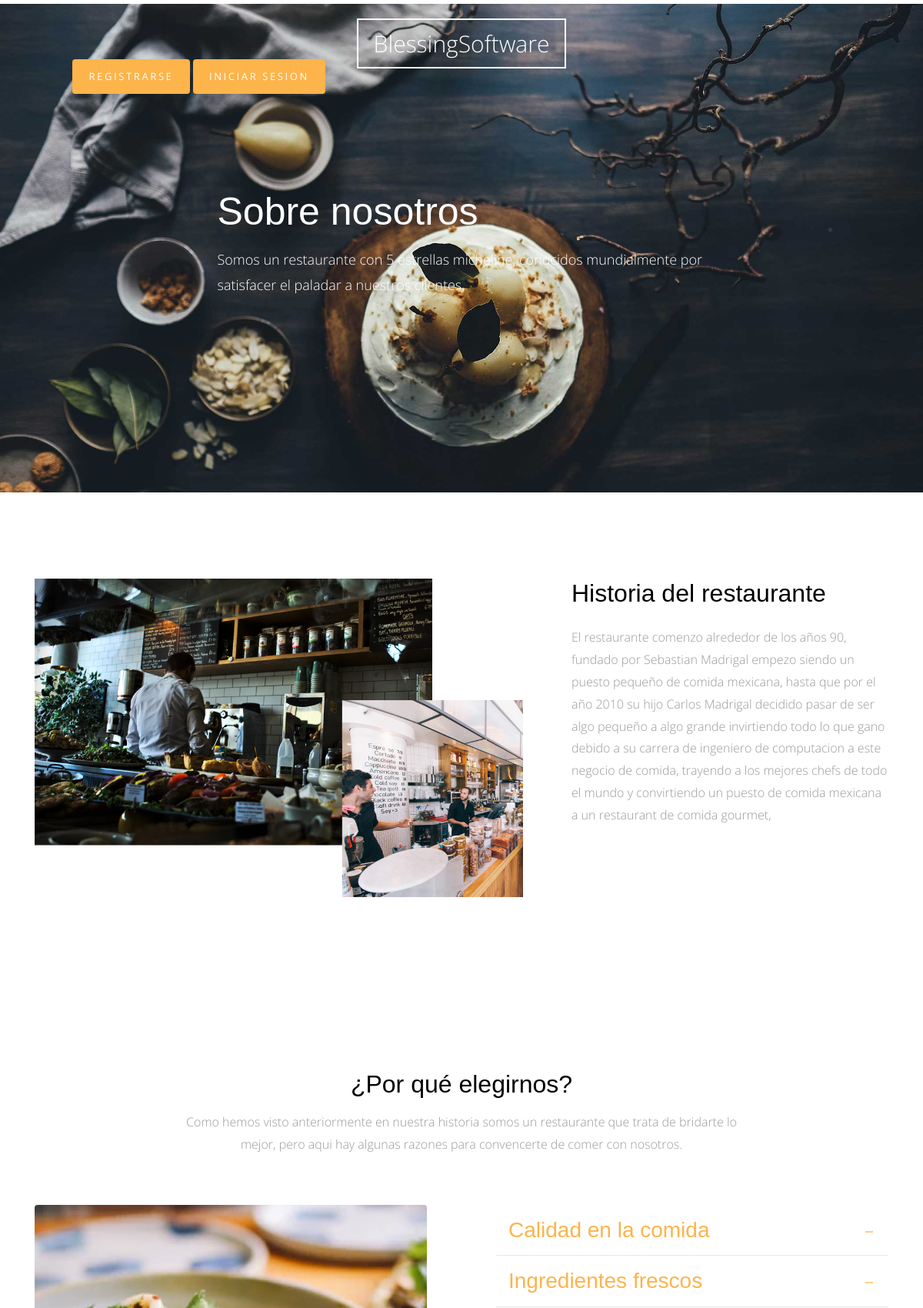
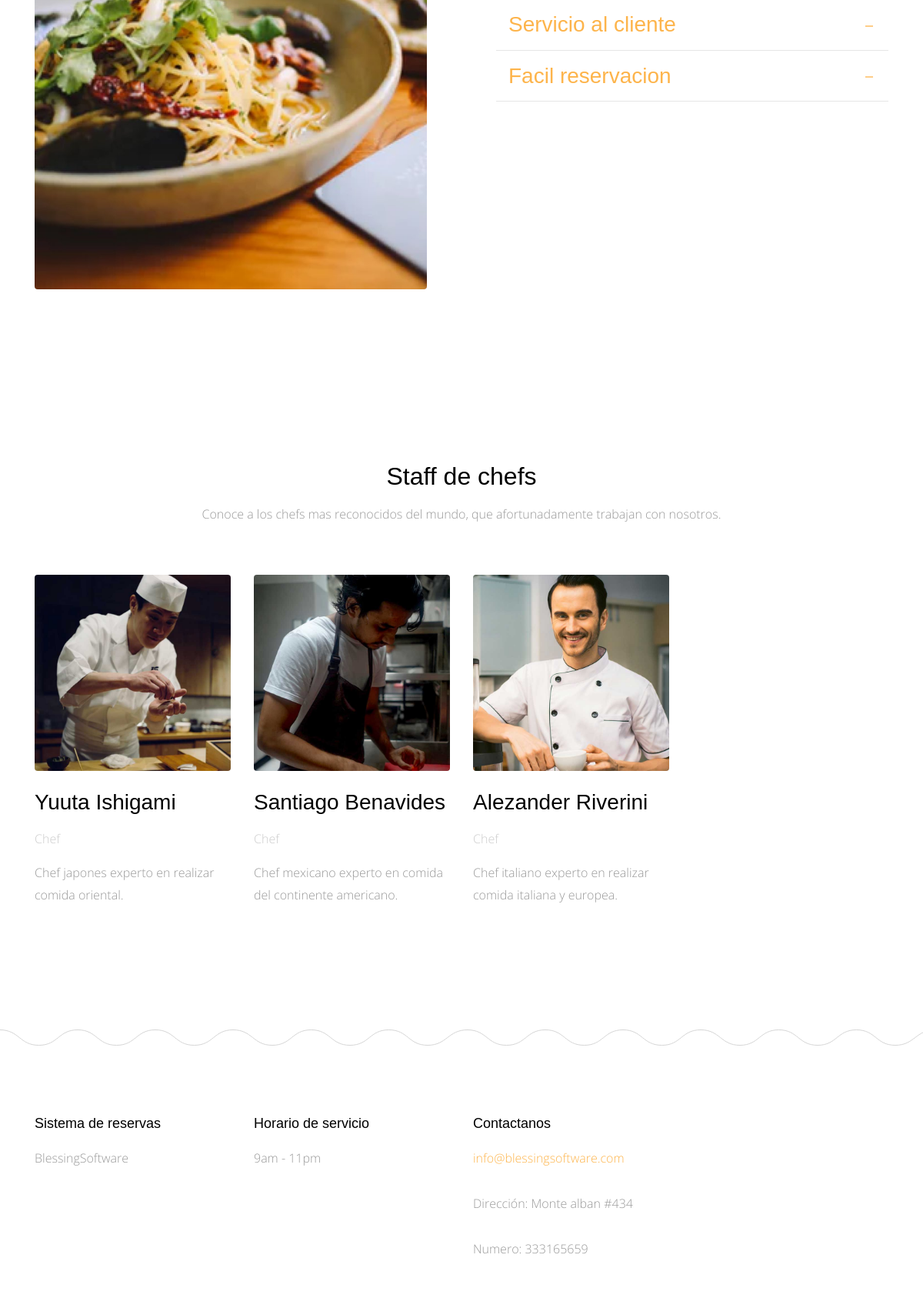
The page /about-us/ (upper part) on the database its author committed (2 pictures, top to bottom).
### aboutus/models.py (models this page shows, shortened)
class AboutUs(models.Model):
    title = models.CharField(max_length = 50)
    content = models.TextField()
    class Meta:
        verbose_name = 'Historia'
        verbose_name_plural = 'Historia'

class Why_Choose_Us(models.Model):
    title = models.CharField(max_length=50)
    content = models.TextField()
    class Meta:
        verbose_name = 'Virtud'
        verbose_name_plural = 'Virtudes'

class Chef(models.Model):
    name = models.CharField(max_length=50)
    title = models.CharField(max_length=50)
    bio = models.TextField()
    image = models.ImageField(upload_to='chef/')
    class Meta:
        verbose_name = 'staff'
        verbose_name_plural = 'staff'

### aboutus/views.py (the view)
# urls.py: path('',views.aboutus_list , name='aboutus_list' ),
def aboutus_list(request):
    about = AboutUs.objects.last()
    why_choose_us = Why_Choose_Us.objects.all()
    chef = Chef.objects.all()
    context = {
        'about' : about ,
        'why_choose_us' : why_choose_us ,
        'chef' : chef
    }
    return render(request , 'aboutus/about.html' , context)

### aboutus/templates/aboutus/about.html (shortened to what this page needs)
{% extends 'base.html' %}
{% load static %}
{% block body %}
      <div class="main-wrap">
        <div class="cover_1 cover_sm">
          <div class="img_bg" style="background-image: url({% static 'site_static/img/slider-1.jpg' %})" data-stellar-background-ratio="0.5">
            <div class="container">
              <div class="row align-items-center justify-content-center">
                <div class="col-md-7" data-aos="fade-up">
                  <h2 class="heading">Sobre nosotros</h2>
                  <p class="lead">Somos un restaurante con 5 estrellas micheline, conocidos mundialmente por satisfacer el paladar a nuestros clientes. </p>
                </div>
              </div>
            </div>
          </div>
        </div>
        <div class="section">
          <div class="container">
            <div class="row">
              <div class="col-md-7" data-aos="fade-up">
                <img src="{% static 'site_static/img/about_1.png' %}" alt="Image placeholder" class="img-fluid">
              </div>
              <div class="col-md-5 pl-md-5" data-aos="fade-up" data-aos-delay="200">
                <h2 class="mb-4">{{about.title}}</h2>
                <p>{{about.content}}</p>
              </div>
            </div>
          </div>
        </div>
        <div class="section">
          <div class="container">
            <div class="row justify-content-center mb-5" data-aos="fade-up">
              <div class="col-md-8  text-center">
                <h2 class="mb-3">¿Por qué elegirnos?</h2>
                <p class="lead">Como hemos visto anteriormente en nuestra historia somos un restaurante que trata de bridarte lo mejor, pero aqui hay algunas razones para convencerte de comer con nosotros.</p>
              </div>
            </div>
            <div class="row large-gutters">
              <div class="col-md-6"  data-aos="fade-up" data-aos-delay="200">
                <img src="{% static 'site_static/img/img_2.jpg' %}" alt="Image placeholder" class="img-fluid rounded">
              </div>
              <div class="col-md-6" data-aos="fade-up" data-aos-delay="300">
                <div class="accordion" id="accordion">
                  {% for info in why_choose_us %}
                    <div class="accordion-item">
                      <h3 class="mb-0">
                        <a class="btn-block p-3" data-toggle="collapse" href="#collapse{{info.id}}" role="button" aria-expanded="true" aria-controls="collapseOne">{{info.title}} </a>
                      </h3>
                    </div>
                  {% endfor %}
                </div>
              </div>
            </div>
          </div>
        </div>
        <div class="section">
          <div class="container">
            <div class="row justify-content-center mb-5" data-aos="fade-up">
              <div class="col-md-8  text-center">
                <h2 class="mb-3">Staff de chefs</h2>
                <p class="lead">Conoce a los chefs mas reconocidos del mundo, que afortunadamente trabajan con nosotros.</p>
              </div>
            </div>
            <div class="row">
              {% for one in chef %}
                <div class="col-md-3" data-aos="fade-up" data-aos-delay="100">
                  <img src="{{one.image.url}}" alt="Image placeholder" class="img-fluid mb-4 rounded">
                  <h3 class="mb-3">{{one.name}}</h3>
                  <p class="post-meta text-muted">{{one.title}}</p>
                  <p class="mb-5">{{one.bio}}</p>
                </div>
              {% endfor %}
            </div>
          </div>
        </div>
      </div>
      {% endblock body %}

### static/site_static/css/style.css (style rules this page uses)
html { overflow-x: hidden; }
body { background: #fff; font-family: "Open Sans", cursive; font-size: 16px; line-height: 1.8; font-weight: 300; color: #999999; }
a { -webkit-transition: .3s all ease; -o-transition: .3s all ease; transition: .3s all ease; text-decoration: none; }
h1, h2, h3, h4, h5 { color: #000; font-family: "Playfair Display", Arial, sans-serif; }
h1 a, h2 a, h3 a, h4 a, h5 a { color: #000; }
.lead { font-size: 16px; }
.section { padding: 7em 0; }
.text-muted { color: #cccccc !important; }
.cover_1 { position: relative; }
.cover_1 .lead { color: #fff; font-size: 18px; }
.cover_1 .img_bg { background-repeat: no-repeat; background-size: cover !important; background-position: center center; }
.cover_1 .img_bg, .cover_1 .img_bg > .container > .row { min-height: 700px; height: 100vh; }
.cover_1.cover_sm .img_bg, .cover_1.cover_sm .img_bg > .container > .row { min-height: 600px; height: 80vh; }
.cover_1 .heading { color: white; font-weight: 300; font-size: 30px; line-height: 1.5; }
@media (min-width: 768px) { .cover_1 .heading { font-size: 50px; line-height: 1.5; } }
.large-gutters { margin-right: -45px; margin-left: -45px; }
.large-gutters > [class*="col-"] { padding-right: 45px; padding-left: 45px; }
.accordion .btn-block { position: relative; border-bottom: 1px solid #e6e6e6; }
.accordion .btn-block[aria-expanded="true"] { color: #fdb44b; }

### rows shown on the page
AboutUs: title "Historia del restaurante", content "El restaurante comenzo alrededor de los años 90, fundado por Sebastian Madrigal empezo siendo un puesto pequeño de comida mexicana, hasta que por el año 2010 su hijo Carlos Madrigal decidido pasar de ser algo pequeño a algo grande invirtiendo todo lo que gano debido a su carrera de ingeniero de computacion a este negocio de comida, trayendo a los mejores chefs de todo el mundo y convirtiendo un puesto de comida mexicana a un restaurant de comida gourmet,"
Why_Choose_Us: title "Calidad en la comida"
Why_Choose_Us: title "Ingredientes frescos"
Why_Choose_Us: title "Servicio al cliente"
Why_Choose_Us: title "Facil reservacion"
Chef: image (picture), name "Yuuta Ishigami", title "Chef", bio "Chef japones experto en realizar comida oriental."
Chef: image (picture), name "Santiago Benavides", title "Chef", bio "Chef mexicano experto en comida del continente americano."
Chef: image (picture), name "Alezander Riverini", title "Chef", bio "Chef italiano experto en realizar comida italiana y europea."
